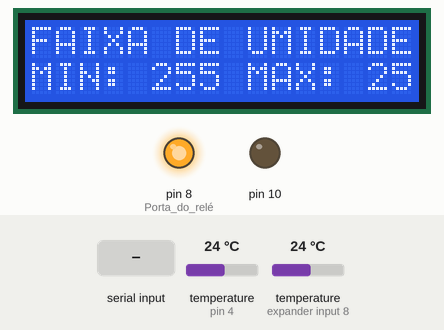
The sketch below on a simulated Arduino Uno, built with avr-gcc and run on an emulated ATmega328P. Shown: 16×2 character LCD, output pins drawn as LEDs (lit = HIGH). The test bench sets the inputs (shaded band); at power-on: temperature (sensors on pin 4, expander input 8) 24 °C. The local clock reads 2024-03-15 10:24:30 at power-on unless the sketch sets it; storage starts empty; pins used as bus, display or sensor lines are not drawn; what the sketch prints to the serial monitor is not drawn.

Above: at 7.3 s.
At 17.0 s:
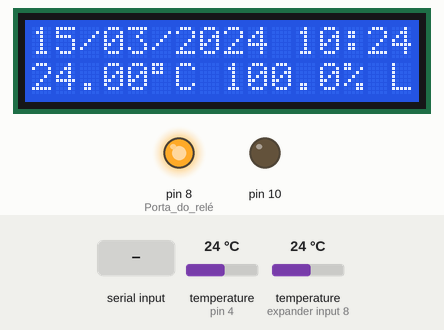
17.1 s: "D\n" received over Serial
At 17.5 s:
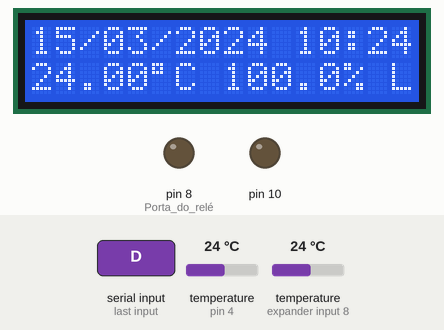
18.6 s: "R\n" received over Serial
At 20.0 s:
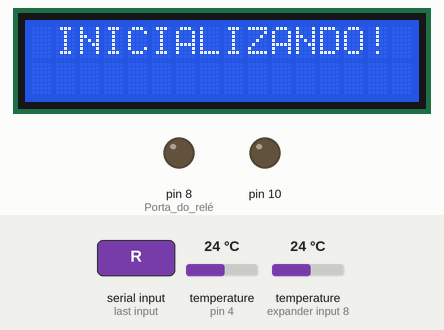
Timing chart, 0 to 35.7 s (numbered marks = the images above; inputs shaded):
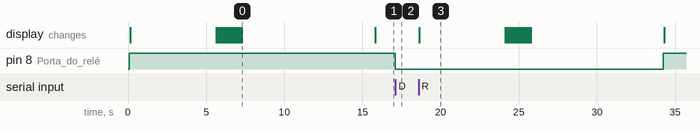

Measured:
- after the input at 17.1 s, pin 8 (Porta_do_relé): HIGH → LOW at once
- after the input at 18.6 s, pin 8 (Porta_do_relé): LOW → HIGH after 15.7 s instead of 12.7 s; the display: changes at once (image 3)
- what the display in image 0 shows lasts 8.5 s, from 7.3 s to 15.8 s

The sketch:

automatizado.ino
```cpp
/*
  Controle de estufa

  Biblioteca temperature.h é bibliteca padrão do arduino
   Temperature
   by Rob Tillaart versão 0.2.4
   Usado para calcular o ponto de orvalho da estufa.

   Bibliteca LiquidCrystal_I2C é uma biblioteca padrão do arduino
   LiquidCrystal I2C
   by Marco Schwartz Versão 1.1.2

   DHTStable é uma biblioteca padrão do arduino
   DHTStable
   by Rob Tillaart Versão 1.0.0


   REFERENCIAS:
   https://www.usinainfo.com.br/blog/modulo-rtc-ds1307-com-display-16x2-i2c-relogio-arduino-com-despertador/
   https://www.usinainfo.com.br/blog/projeto-arduino-sd-card-leitura-e-escrita-de-dados-no-cartao-micro-sd/
   https://blogmasterwalkershop.com.br/arduino/como-usar-com-arduino-modulo-bluetooth-hc-05-hc-06
   https://www.filipeflop.com/blog/tutorial-modulo-bluetooth-com-arduino/
   https://www.arduinoportugal.pt/usar-memoria-eeprom-arduino/
   https://www.paulotrentin.com.br/programacao/dicas/lendo-uma-string-com-arduino-via-serial/
   https://br-arduino.org/2015/06/arduino-progmem-sram.html


   >>>COLINHA:

      EEPROM.length(); //Retorna o tamanho da EEPROM
      EEPROM.write(endereço_bytes, valor_bytes);
      byte valor = EEPROM.read(endereço_bytes);

      p é o ponteiro então *p é o valor guardado no endereço
      x é uma variável então &x é o endereço da variável

      int x = 5;
      int *p; // declarando ponteiro
      p = &x; // pasando o endereço do x para o ponteiro
      resultado = *p; // passando o valor do endereço salvo no ponteiro p
      Serial.print(resultado); // será mostrado o valor 5

   Exemplos de uso de ponteiros

  void ponteiro (float *vetor) {                // Aqui é declarado um ponteiro. A função não prescisa ser float
  vetor[0] = 1;                                // Não se coloca o * na frente da variável vetor.
  vetor[1] = 2;
  vetor[2] = 3;
  vetor[3] = vetor[0] + vetor[1] + vetor[2];   // As alterações serão feitas na variável que está fora deste escopo.
  }

  float *umafuncao() {       // Como vamos retornar, a função deve ser float e ela deve ser um
  static float vetor[2];   // É necessário o static na frente da declaração da variável para dar certo.
  vetor[0] = random(300);  // as alterações são feitas dentro do escopo da função
  vetor[1] = random(300);
  return vetor;             // Ela irá retornar o ponteiro do vetor para fora da função.
                            // Aqui pode ocorre algo chato.  A variável pode se perder (eu acho), pois está dentro da função
                            // Pode ser necessário realocar a memória com o malloc()
  }


  void setup() {
  Serial.begin(9600);
  float Po_vetor[4];
  ponteiro(PO_vetor); // O vetor já é um endereço de ponteiro enão não prescisa do & na frente.
                      // O resultado é que ele altera o valor do Po_vetor dentro da função.
                      // é necessário, pois de outra forma dá erro.


  float *ponteiro_funcao;               // A segunda forma e mais elegante
  ponteiro_funcao = umafuncao();        // Desta forma fica mais organica, fluida.

  Serial.println(ponteiro_funcao[0]);   // A ponteiro_funcao se comporta como o vetor estabelecido dentro da função.
  Serial.println(ponteiro_funcao[1]);
  }


  Macro F() Ajuda a salvar as strings fora da RAM do arduino.
 Serial.println(F("TESTE SOM"));
*/


/*
Diminuir de 76%
Aumentar 488 Bytes

Diminuir de 62%
Aumentar 770 Bytes

Diminuir de 59%
Aumentar 824 Bytes

Diminuir de 57%
Aumentar 866 Bytes


Diminuir de 57%
Aumentar 862 Bytes


*/

#include <LiquidCrystal_I2C.h>      //Inclusão de biblioteca: Para usar o LCD.
#include "RTClib.h"                 //Inclusão de biblioteca: Para poder usar o relógio.
#include <OneWire.h>                //Inclusão de biblioteca: Para poder usar os sensores de temperatura DS18B20.
#include <DallasTemperature.h>      //Inclusão de biblioteca: Para poder usar os sensores de temperatura DS18B20.
#include <SD.h>                     //Inclusão de biblioteca: Para usar o microSSD.
#include <SPI.h>                    //Inclusão de biblioteca: Para usar o microSSD.
#include <EEPROM.h>


OneWire oneWire(4); // Termometro no pino quatro
DallasTemperature Temp(&oneWire);
DeviceAddress insideThermometer;
LiquidCrystal_I2C lcd(0x27, 16, 2); //Inicializa o display no endereco 0x27
RTC_DS1307 rtc; //OBJETO DO TIPO RTC_DS1307 Para Relógio

#define HUMIDADE_MINIMA 50 //50 // humidade minima para leitura
// const PROGMEM byte RU_MAX = 95; // Umidade Relativa máxima de trabalho
// const PROGMEM byte RU_MIN = 86; // Umidade Relativa minima de trabalho

int RU_MIN_MAX[2] = {EEPROM.read(0),EEPROM.read(2)};
// int RU_MAX = EEPROM.read(2);

// bool sim_nao;
char liga_desliga;
int start;
byte salvar_controle;
unsigned long time_inicio;
// unsigned long time_salvar;

const char frases[2] [36] PROGMEM = {
  {"Digite a Umidade MINIMA (50 a 100):"},
  {"Digite a Umidade MAXIMA (50 a 100):"},
};
const PROGMEM int tamanho_lista = 9;
const char ajuda[tamanho_lista][60] PROGMEM = {
  {"L = Lê os dados de temperatura e umidade armazenados."},
  {"S = Salva os dados de temperatura e umidade atual."},
  {"U = Liga o Umidificador"},
  {"D = Desliga o Umidificador"},
  {"T = Diminui o tempo de START para 1 minuto aproximadamente."},
  {"F = Configura a faixa de umidade."},
  {"V = Vê os valores da faixa de umidade salvos."},
  {"A = APAGAR!"},
  {"R = REINICIAR!"}
};


////////////// FUNÇÔES //////////////

// Psicrometro usando dois termometros
float PSIC(float bulbo_seco, float bulbo_umido, float pressao_kPA, char Tipo = 'N') {
  float A;
  if (Tipo == 'F') {
    A = 0.000667; //Com Ventilação forçada
  }
  else {
    A = 0.0008;  //Sem Ventilação forçada
  }
  float Es1 = 0.6108 * pow(10, ((7.5 * bulbo_seco) / (237.3 + bulbo_seco)));
  float Es2 = 0.6108 * pow(10, ((7.5 * bulbo_umido) / (237.3 + bulbo_umido)));
  float Ea = Es2 - A * pressao_kPA * (bulbo_seco - bulbo_umido);
  float UR = Ea * 100 / Es1;
  return UR;
}

int *ler_DMAHMS() {
  static int DMAHMS[6];
  DateTime data_hora = rtc.now();
  DMAHMS[0] = data_hora.day();
  DMAHMS[1] = data_hora.month();
  DMAHMS[2] = data_hora.year();
  DMAHMS[3] = data_hora.hour();
  DMAHMS[4] = data_hora.minute();
  DMAHMS[5] = data_hora.second();
  return DMAHMS;
}

float *ler_TsTuRu() {
  /*
    Devido a um problema de leitura dos sensores com o arduino uno, tive que fazer um melhor de 3.
    A temperatura é lida 3 vezes e guardada. Depois é verificado se há pelo menos
    2 valores correspondentes, se sim então este valor é usado.

    https://cta.if.ufrgs.br/projects/suporte-cta/wiki/DS18B20
  */
  static float TsTuRu[3];
  float T0[3] = {0, 0, 0};
  float T1[3] = {0, 0, 0};
  bool controle = false;
  int contador = 0;

  do {

    digitalWrite(5, HIGH);

    for (int i = 0; i < 3; i++) {
      do {

        contador++;

        if (contador == 30) {
          Serial.println(F("ERRO TEEMPERATURA"));
          lcd.clear();
          lcd.print(F("ERRO DE LEITURA"));
          lcd.setCursor(0, 1);
          lcd.print(F("DE TEMERATURA "));
          digitalWrite(8, HIGH);
          liga_desliga = 'L';
          digitalWrite(5, LOW);
          delay(30000);
          lcd.clear();
          lcd.print(F("REINICIANDO"));
          lcd.setCursor(0, 1);
          lcd.print(F("LEITURA"));
          digitalWrite(5, HIGH);
          delay(1000);
//          contador = 0;
        }
        else if (contador >= 60){
          TsTuRu[0] = NAN;
          TsTuRu[1]= NAN;
          TsTuRu[2] = NAN;
          return TsTuRu;
        }

        delay(1000);
        Temp.requestTemperatures();
//       Serial.println(Temp.getTempCByIndex(0));
//       Serial.println(Temp.getTempCByIndex(1));


      } while (Temp.getTempCByIndex(0) < 0 || Temp.getTempCByIndex(0) > 60 ||
               Temp.getTempCByIndex(1) < 0 || Temp.getTempCByIndex(1) > 60 // ||
               //              Temp.getTempCByIndex(0) < Temp.getTempCByIndex(1)
              );
      T0[i] = Temp.getTempCByIndex(0);
      T1[i] = Temp.getTempCByIndex(1);

    }
    digitalWrite(5, LOW);


    if (T0[0] == T0[1]) {
      controle = true;
    }
    else if (T0[0] == T0[2]) {
      controle = true;
    }
    else if (T0[1] == T0[2]) {
      T0[0] = T0[1];
      controle = true;
    }

    if (T1[0] == T1[1]) {
      controle = controle && true;
    }
    else if (T1[0] == T1[2]) {
      controle = controle && true;
    }
    else if (T1[1] == T1[2]) {
      T1[0] = T1[1];
      controle = true;
    }
    else {
      controle = false;
    }
    if (controle) {
      TsTuRu[0] = T0[0];
      TsTuRu[1] = T1[0];
      TsTuRu[2] = PSIC(TsTuRu[0], TsTuRu[1], 101.325);
      TsTuRu[2] = constrain(TsTuRu[2], 0, 100);
    }

  }
  while (!controle  ||TsTuRu[2] < HUMIDADE_MINIMA || TsTuRu[2] > 100 || isnan(TsTuRu[2])
        );
  return TsTuRu;
}

String zero(int numero) {
  if (numero >= 0 && numero < 10) {
    return "0" + String(numero);
  }
  else {
    return String(numero);
  }
}

void UMD_min_max(float RU) {
  if (RU <= RU_MIN_MAX[0] || isnan(RU)) {
    liga_desliga = 'L';
    digitalWrite(8, HIGH);
  }
  else if (RU >= RU_MIN_MAX[1]) {
    liga_desliga = 'D';
    digitalWrite(8, LOW);
  }
}

void ler_temp_hora() {
  float *TsTuRu;
  int *DMAHMS;
  TsTuRu = ler_TsTuRu();
  DMAHMS = ler_DMAHMS();

  UMD_min_max(TsTuRu[2]);

  lcd.clear();
  lcd.setCursor(0, 0);
  lcd.print(zero(DMAHMS[0]));
  lcd.setCursor(2, 0);
  lcd.print(F("/"));
  lcd.print(zero(DMAHMS[1]));
  lcd.setCursor(5, 0);
  lcd.print(F("/"));
  lcd.print(DMAHMS[2]);
  lcd.setCursor(11, 0);
  lcd.print(zero(DMAHMS[3]));
  lcd.setCursor(13, 0);
  lcd.print(F(":"));
  lcd.print(zero(DMAHMS[4]));
  lcd.setCursor(0, 1);
  lcd.print(TsTuRu[0], 2);
  lcd.print((char)223);
  lcd.print(F("C "));
  lcd.setCursor(8, 1);
  lcd.print(TsTuRu[2], 1);
  lcd.print(F("% "));
  lcd.setCursor(15, 1);
  lcd.print(liga_desliga);
}

void SSD(char n = 'S') {
  //Serial.print("N = ");
 // Serial.println(n);
  if (SD.begin()) {
    Serial.println(F("SD Card pronto para uso."));
  }
  else {
        Serial.println(F("Falha na inicialização do SD Card."));
    return;
  }

  if (n == 'S' || n == 'I') {
    float *TsTuRu;
    int *DMAHMS;
    TsTuRu = ler_TsTuRu();
    DMAHMS = ler_DMAHMS();

    if (n == 'S') {
      lcd.clear();
      lcd.setCursor(3, 0);
      lcd.print(F("GRAVANDO"));
//      UMD(TsTuRu[2]);
//      UMD_min_max(TsTuRu[2]);
    }

    File myFile = SD.open(F("estufa.txt"), FILE_WRITE);
    if (myFile) {
      myFile.print(DMAHMS[0]);
      myFile.print(F("/"));
      myFile.print(DMAHMS[1]);
      myFile.print(F("/"));
      myFile.print(DMAHMS[2]);
      myFile.print(F(";"));
      myFile.print(DMAHMS[3]);
      myFile.print(F(":"));
      myFile.print(DMAHMS[4]);
      myFile.print(F(":"));
      myFile.print(DMAHMS[5]);
      myFile.print(F(";"));
      myFile.print(TsTuRu[0], 2);
      myFile.print(F(";"));
      myFile.print(TsTuRu[1], 2);
      myFile.print(F(";"));
      myFile.print(TsTuRu[2], 2);
      myFile.print(F(";"));
      if (n == 'I') {
        myFile.println(F("START"));
        myFile.print(F(";"));
        myFile.println(F("START"));
      }
      else {
        // myFile.println(liga_desliga);
        myFile.println(RU_MIN_MAX[0]);
        myFile.print(F(";"));
        myFile.println(RU_MIN_MAX[1]);

      }
        Serial.println(F("Salvando dados"));
    }
    else {
          Serial.println(F("Erro ao Abrir Arquivo .txt"));
    }
    myFile.close();
  }
  else if (n == 'L') {
    File myFile = SD.open(F("estufa.txt"));

    if (myFile) {
      while (myFile.available()) {
        Serial.write(myFile.read());
      }
    }
    else {

          Serial.println(F("Erro ao Ler Arquivo .txt"));
    }

    myFile.close();

  }
  else if (n == 'A') {
    SD.remove(F("estufa.txt"));
    File myFile = SD.open(F("estufa.txt"));
    if (!myFile) {
      Serial.println(F("Arquivo Apagado com sucesso!"));
    }
    myFile.close();
  }

}

void inicio() {

  // liga_desliga = 'S';
  start = 15;
  salvar_controle = 0;

  lcd.clear();
  lcd.setCursor(1, 0);
  lcd.print(F("INICIALIZANDO!"));

  SSD('I');

  lcd.setCursor(0, 1);
  for (byte i = 0; i < 16; i++) {
    lcd.print(F("."));
    delay(100);
  }

  // liga_desliga = 'L';
  ler_faixa_umidade();
  ler_temp_hora();
  time_inicio = millis();
//  time_salvar = millis();

}

String ler_serial(){
  String texto = "";
  char leitura_serial;

  while(Serial.available() > 0) {
    leitura_serial = Serial.read();
    if (leitura_serial != '\n' && leitura_serial != 10 && leitura_serial != -1 && leitura_serial != 13){
      texto.concat(leitura_serial);
    }
    delay(10);
  }
  return texto;
}

void ler_faixa_umidade(){
  lcd.clear();
  lcd.setCursor(0, 0);
  lcd.print(F("FAIXA DE UMIDADE"));
  lcd.setCursor(0, 1);
  lcd.print(F("MIN: "));
  lcd.print(RU_MIN_MAX[0]);
  lcd.setCursor(9, 1);
  lcd.print(F("MAX: "));
  lcd.print(RU_MIN_MAX[1]);

  Serial.print(F("Umidade MINIMA: "));
  Serial.println(RU_MIN_MAX[0]);
  Serial.print(F("Umidade MAXIMA: "));
  Serial.println(RU_MIN_MAX[1]);
  delay(3000);
}

void escolha_serial(char dados_serial) {
//  Serial.println(dados_serial);
  if (dados_serial == 'L') {
    SSD('L');
  }
  else if (dados_serial == 'A') {
    Serial.println(F("VOCÊ ESTÁ PRETES A APAGAR TODOS OS ARQUIVOS!"));
    Serial.println(F("DIGITE <SIM> PARA APAGAR OU <N> PARA NÃO APAGAR!"));
    String escolha;
    do{

      escolha = ler_serial();
    }
    while (escolha == "");
    if (escolha == "SIM"){
      SSD('A');
    }
    else{
      Serial.println(F("Ufa, foi por pouco!"));
    }
  }
  else if (dados_serial == 'S') {
    SSD();
  }
  else if (dados_serial == 'U') {
    digitalWrite(8, HIGH);
    liga_desliga = 'L';
  }
  else if (dados_serial == 'D') {
    digitalWrite(8, LOW);
    liga_desliga = 'D';
  }
  else if (dados_serial == 'R') {
    inicio();
  }
  else if (dados_serial == 'T') {
    start = 1;
  }
  else if (dados_serial == 'F') {
    ler_faixa_umidade();


    for (int i = 0; i < 2; i++){
      String dados_lidos;
      char Frase[36];
      memcpy_P(&Frase, &frases[i], sizeof Frase);
      Serial.println(Frase);

      do {
        dados_lidos = ler_serial();
      }
      while (dados_lidos == "");
      RU_MIN_MAX[i] = dados_lidos.toInt();
      // Serial.println(dados_lidos);
      EEPROM.write(i*2, RU_MIN_MAX[i]);

    }
    ler_faixa_umidade();

  }

  else if (dados_serial == 'V') {
    ler_faixa_umidade();
  }

  else if (dados_serial == 'H') {

    for (int i = 0; i < tamanho_lista; i++){
      String dados_lidos;
      char Frase[60];
      memcpy_P(&Frase,&ajuda[i],sizeof Frase);
      Serial.println(Frase);
    }

  }
  else {
    Serial.println(F("Comando Inválido. Digite H"));
  }
}

////////////// PROGRAMA //////////////

void setup() {
  // Inicializando
  Serial.begin(9600); //INICIALIZA A SERIAL

  lcd.init();
  lcd.clear();
  lcd.setBacklight(HIGH);

  pinMode(10, OUTPUT);
  pinMode(8, OUTPUT);  // Porta do relé
  liga_desliga = 'L';
  digitalWrite(8, HIGH); // Ativando relé
  pinMode(5, OUTPUT); // Alimentação dos Sensores
  digitalWrite(5, HIGH); // Ligar os sensores

  Temp.begin(); // Sensor de temperatura
  for (int i = 0; i < 2; i++) {
    if (Temp.getAddress(insideThermometer, i))
    {
      Temp.setResolution(insideThermometer, 12);
    }
  }

  if (! rtc.begin()) {
//    Serial.println("DS1307 não encontrado");
    //while(1);
  }
  if (rtc.isrunning()) {
//    Serial.println("DS1307 rodando!");
    // rtc.adjust(DateTime(F(__DATE__), F(__TIME__))); //CAPTURA A DATA E HORA EM QUE O SKETCH É COMPILADO
    // rtc.adjust(DateTime(2018, 7, 5, 1, 1, 1)); //(ANO), (MÊS), (DIA), (HORA), (MINUTOS), (SEGUNDOS)
  }
//     rtc.adjust(DateTime(F(__DATE__), F(__TIME__))); //CAPTURA A DATA E HORA EM QUE O SKETCH É COMPILADO

  inicio();

}

void loop() {

  if (Serial.available() > 0) {
    int leitura_serial = Serial.read();
    if (leitura_serial != 10 && leitura_serial != -1 && leitura_serial != 13) {
//      Serial.println(leitura_serial);
      escolha_serial(leitura_serial);
    }
  }

//  if(Serial.available() > 0){
//     escolha_serial(ler_serial());
//  }

  // if ( millis() - time_salvar > start * 60000) { // 1 min = 60000
  //   SSD('S');
  //   start = 5;
  //   time_salvar  = millis();
  //   time_inicio = millis();
  //   return;
  // }

  // else if (millis() - time_inicio > 10000) {

  if (salvar_controle > start*6){
      SSD('S');
      start = 5;
      salvar_controle = 0;
      time_inicio = millis();
    }
  else if (millis() - time_inicio > 10000) {
    ler_temp_hora();
    time_inicio = millis();
    salvar_controle ++;
  }

}
```
